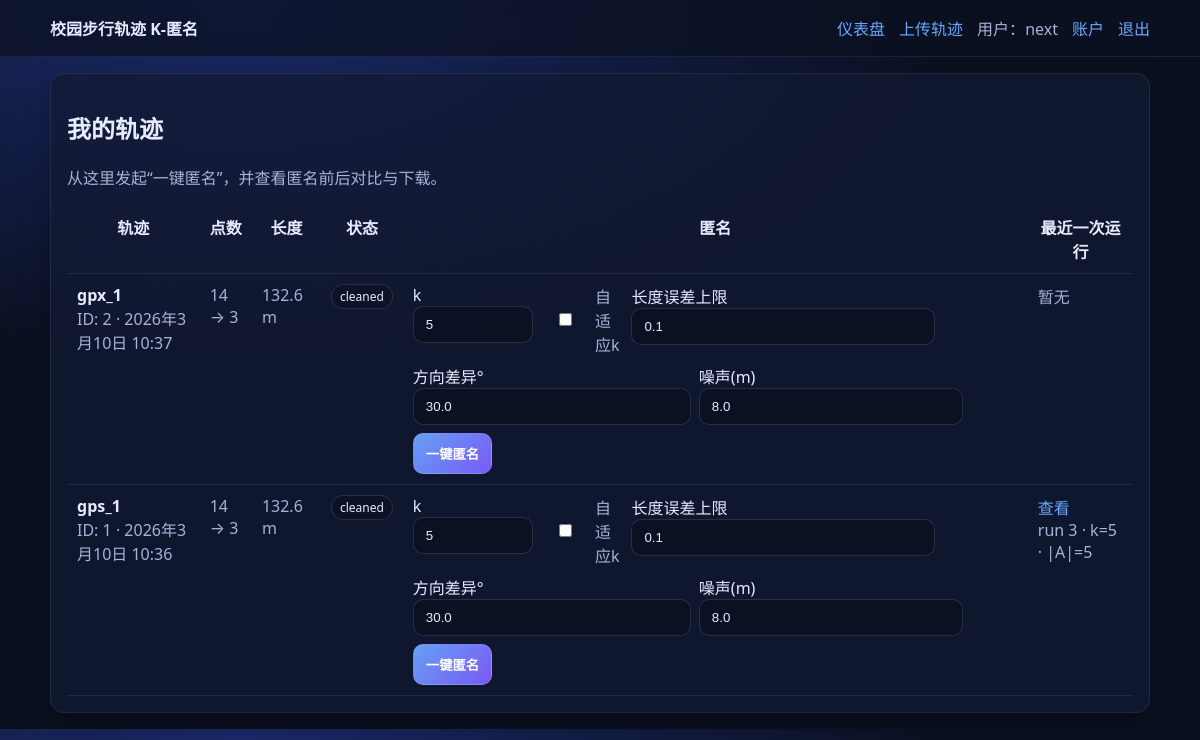
Before: / (signed in) with the older database file.
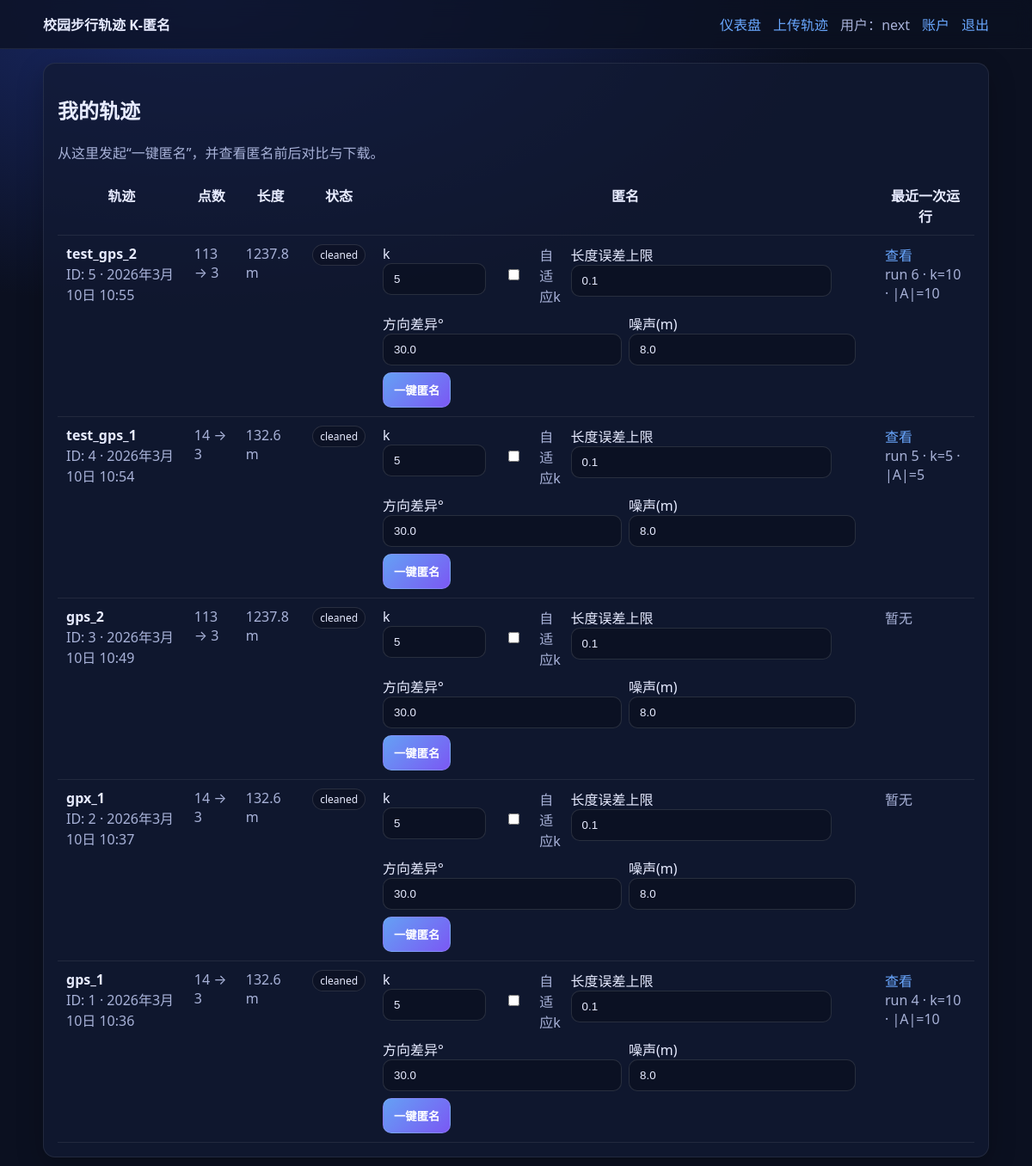
After: the same page with the newer database file.
### apps/trajectories/models.py (models this page shows, shortened)
class Trajectory(models.Model):
    class Status(models.TextChoices):
        RAW = "raw", "Raw"
        CLEANED = "cleaned", "Cleaned"
        FAILED = "failed", "Failed"
    owner = models.ForeignKey(settings.AUTH_USER_MODEL, on_delete=models.CASCADE)
    name = models.CharField(max_length=200, blank=True)
    source_filename = models.CharField(max_length=300, blank=True)
    status = models.CharField(max_length=20, choices=Status.choices, default=Status.RAW)
    created_at = models.DateTimeField(auto_now_add=True)
    raw_points_count = models.IntegerField(default=0)
    cleaned_points_count = models.IntegerField(default=0)
    length_m_raw = models.FloatField(default=0.0)
    length_m_cleaned = models.FloatField(default=0.0)

### apps/anonymizer/models.py (models this page shows, shortened)
class AnonymizationRun(models.Model):
    owner = models.ForeignKey(settings.AUTH_USER_MODEL, on_delete=models.CASCADE)
    trajectory = models.ForeignKey(Trajectory, on_delete=models.CASCADE)
    created_at = models.DateTimeField(auto_now_add=True)
    k = models.IntegerField(default=5)
    adaptive_k = models.BooleanField(default=False)
    max_length_error_ratio = models.FloatField(default=0.10)
    direction_diversity_deg = models.FloatField(default=30.0)
    synthetic_noise_m = models.FloatField(default=8.0)
    anonymized_set_size = models.IntegerField(default=0)
    max_linkage_prob = models.FloatField(default=1.0)
    avg_set_size = models.FloatField(default=0.0)
    length_m_original = models.FloatField(default=0.0)
    length_m_anonymized = models.FloatField(default=0.0)
    length_error_ratio = models.FloatField(default=0.0)
    status = models.CharField(max_length=20, default="ok")
    error_message = models.TextField(blank=True)

### apps/dashboard/views.py (the view)
# urls.py: path("", views.index, name="home"),
@login_required
@require_http_methods(["GET"])
def index(request: HttpRequest) -> HttpResponse:
    trajectories = Trajectory.objects.filter(owner=request.user).order_by("-created_at")
    latest_runs: dict[int, AnonymizationRun] = {}
    for r in (
        AnonymizationRun.objects.filter(owner=request.user)
        .order_by("-created_at")
        .select_related("trajectory")[:500]
    ):
        if r.trajectory_id not in latest_runs:
            latest_runs[r.trajectory_id] = r
    rows = [(t, latest_runs.get(t.id)) for t in trajectories]
    return render(
        request,
        "dashboard/index.html",
        {"rows": rows, "form": RunAnonymizationForm()},
    )

### apps/dashboard/forms.py
class RunAnonymizationForm(forms.Form):
    k = forms.IntegerField(min_value=2, max_value=50, initial=5, required=True)
    adaptive_k = forms.BooleanField(required=False, initial=False)
    max_length_error_ratio = forms.FloatField(min_value=0.0, max_value=0.5, initial=0.10, required=True)
    direction_diversity_deg = forms.FloatField(min_value=0.0, max_value=180.0, initial=30.0, required=True)
    synthetic_noise_m = forms.FloatField(min_value=0.0, max_value=80.0, initial=8.0, required=True)

### templates/dashboard/index.html (shortened to what this page needs)
{% extends "base/base.html" %}
{% block content %}
  <div class="card">
    <h2>我的轨迹</h2>
    <p class="muted">从这里发起“一键匿名”，并查看匿名前后对比与下载。</p>
    <table class="table">
      <thead>
        <tr>
          <th>轨迹</th>
          <th>点数</th>
          <th>长度</th>
          <th>状态</th>
          <th>匿名</th>
          <th>最近一次运行</th>
        </tr>
      </thead>
      <tbody>
        {% for t, r in rows %}
          <tr>
            <td>
              <div><strong>{{ t.name|default:t.source_filename|default:"(未命名)" }}</strong></div>
              <div class="muted">ID: {{ t.id }} · {{ t.created_at }}</div>
            </td>
            <td class="muted">{{ t.raw_points_count }} → {{ t.cleaned_points_count }}</td>
            <td class="muted">{{ t.length_m_cleaned|floatformat:1 }} m</td>
            <td><span class="badge">{{ t.status }}</span></td>
            <td>
              <form method="post" action="/dashboard/run/{{ t.id }}/start/">
                <div class="row-actions">
                  <div style="min-width: 120px;">k {{ form.k }}</div>
                  <label class="muted" style="display:flex; align-items:center; gap:6px;">{{ form.adaptive_k }} 自适应k</label>
                  <div style="min-width: 190px;">长度误差上限 {{ form.max_length_error_ratio }}</div>
                  <div style="min-width: 170px;">方向差异° {{ form.direction_diversity_deg }}</div>
                  <div style="min-width: 160px;">噪声(m) {{ form.synthetic_noise_m }}</div>
                  <button class="btn" type="submit">一键匿名</button>
                </div>
              </form>
            </td>
            <td>
              {% if r %}
                <a href="/dashboard/run/{{ r.id }}/">查看</a>
                <div class="muted">run {{ r.id }} · k={{ r.k }} · |A|={{ r.anonymized_set_size }}</div>
              {% else %}
                <div class="muted">暂无</div>
              {% endif %}
            </td>
          </tr>
        {% empty %}
          <tr><td colspan="6" class="muted">你还没有轨迹。先去 <a href="/trajectories/upload/">上传轨迹</a>。</td></tr>
        {% endfor %}
      </tbody>
    </table>
  </div>
{% endblock %}

### templates/base/base.html (shortened to what this page needs)
<!doctype html>
<html lang="zh-CN">
  <head>
    <link rel="stylesheet" href="https://unpkg.com/leaflet@1.9.4/dist/leaflet.css" />
    <link rel="stylesheet" href="/static/css/app.css" />
  </head>
  <body>
    <header class="topbar">
      <div class="container topbar-inner">
        <div class="brand"><a href="/">校园步行轨迹 K-匿名</a></div>
        <nav class="nav">
          <a href="/dashboard/">仪表盘</a>
          <a href="/trajectories/upload/">上传轨迹</a>
          {% if user.is_authenticated %}
            <span class="muted">用户：{{ user.username }}</span>
            <a href="/accounts/profile/">账户</a>
            <a href="/accounts/logout/">退出</a>
          {% else %}
            <a href="/accounts/login/">登录</a>
            <a href="/accounts/signup/">注册</a>
          {% endif %}
        </nav>
      </div>
    </header>
    <main class="container">
      {% block content %}{% endblock %}
    </main>
  </body>
</html>

### static/css/app.css (style rules this page uses)
:root { --bg: #0b1020; --panel: #121a33; --text: #e7ebff; --muted: #a8b2d8; --accent: #6aa8ff; --danger: #ff6a6a; --ok: #6affb0; }
body { margin: 0; font-family: system-ui, -apple-system, Segoe UI, Roboto, "Noto Sans SC", "PingFang SC", "Microsoft YaHei", sans-serif; background: radial-gradient(1200px 600px at 20% 0%, #1a2a6a 0%, var(--bg) 60%); color: var(--text); }
a { color: var(--accent); text-decoration: none; }
.container { max-width: 1100px; margin: 0 auto; padding: 16px; }
.topbar { position: sticky; top: 0; backdrop-filter: blur(10px); background: rgba(11, 16, 32, 0.75); border-bottom: 1px solid rgba(255,255,255,0.08); z-index: 10; }
.topbar-inner { display: flex; justify-content: space-between; align-items: center; gap: 16px; }
.brand a { font-weight: 700; color: var(--text); }
.nav { display: flex; gap: 14px; align-items: center; }
.muted { color: var(--muted); }
.card { background: rgba(18, 26, 51, 0.75); border: 1px solid rgba(255,255,255,0.08); border-radius: 14px; padding: 16px; box-shadow: 0 10px 30px rgba(0,0,0,0.25); }
input, select, textarea { width: 100%; box-sizing: border-box; padding: 10px 12px; border-radius: 10px; border: 1px solid rgba(255,255,255,0.12); background: rgba(11, 16, 32, 0.7); color: var(--text); }
button.btn { padding: 10px 12px; border-radius: 10px; border: 1px solid rgba(255,255,255,0.12); background: linear-gradient(135deg, rgba(106,168,255,0.95), rgba(129,92,255,0.95)); color: white; cursor: pointer; font-weight: 600; }
.table { width: 100%; border-collapse: collapse; }
.table th, .table td { padding: 10px; border-bottom: 1px solid rgba(255,255,255,0.08); vertical-align: top; }
.badge { display:inline-block; padding: 3px 8px; border-radius: 999px; border: 1px solid rgba(255,255,255,0.12); background: rgba(11,16,32,0.55); font-size: 12px; }
.row-actions { display:flex; flex-wrap:wrap; gap: 8px; }

Changed rows visible on the page:
added Trajectory: name "test_gps_2", id "5", created_at "2026年3月10日 10:55", raw_points_count "113", cleaned_points_count "3", length_m_cleaned "1237.8", status "cleaned", k "5", max_length_error_ratio "0.1", direction_diversity_deg "30.0", synthetic_noise_m "8.0", id "6", k "10", anonymized_set_size "10"
added Trajectory: name "test_gps_1", id "4", created_at "2026年3月10日 10:54", raw_points_count "14", cleaned_points_count "3", length_m_cleaned "132.6", status "cleaned", k "5", max_length_error_ratio "0.1", direction_diversity_deg "30.0", synthetic_noise_m "8.0", id "5", anonymized_set_size "5"
added Trajectory: name "gps_2", id "3", created_at "2026年3月10日 10:49", raw_points_count "113", cleaned_points_count "3", length_m_cleaned "1237.8", status "cleaned", k "5", max_length_error_ratio "0.1", direction_diversity_deg "30.0", synthetic_noise_m "8.0", shows "暂无"
computed for Trajectory "gps_1": id "3" → "4"; k "5" → "10"; anonymized_set_size "5" → "10"
